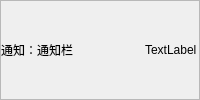
            <widget class="QFrame" name="stackedWidget">
             <property name="sizePolicy">
              <sizepolicy hsizetype="Preferred" vsizetype="Expanding">
               <horstretch>0</horstretch>
               <verstretch>1</verstretch>
              </sizepolicy>
             </property>
             <property name="frameShape">
              <enum>QFrame::StyledPanel</enum>
             </property>
             <property name="frameShadow">
              <enum>QFrame::Raised</enum>
             </property>
             <layout class="QHBoxLayout" name="horizontalLayout_10">
              <property name="spacing">
               <number>0</number>
              </property>
              <property name="leftMargin">
               <number>0</number>
              </property>
              <property name="topMargin">
               <number>0</number>
              </property>
              <property name="rightMargin">
               <number>0</number>
              </property>
              <property name="bottomMargin">
               <number>0</number>
              </property>
              <item>
               <widget class="QPushButton" name="pushButton_10">
                <property name="sizePolicy">
                 <sizepolicy hsizetype="Expanding" vsizetype="Fixed">
                  <horstretch>1</horstretch>
                  <verstretch>0</verstretch>
                 </sizepolicy>
                </property>
                <property name="styleSheet">
                 <string notr="true">QPushButton{
	border:none;
	
	font: 20pt &quot;楷体&quot;;
}</string>
                </property>
                <property name="text">
                 <string>通知：</string>
                </property>
                <property name="icon">
                 <iconset>
                  <normaloff>icon/icon_12af5u4ry7yi/消息栏-警告提醒.png</normaloff>icon/icon_12af5u4ry7yi/消息栏-警告提醒.png</iconset>
                </property>
                <property name="iconSize">
                 <size>
                  <width>30</width>
                  <height>30</height>
                 </size>
                </property>
               </widget>
              </item>
              <item>
               <widget class="QLabel" name="info">
                <property name="sizePolicy">
                 <sizepolicy hsizetype="Expanding" vsizetype="Preferred">
                  <horstretch>4</horstretch>
                  <verstretch>0</verstretch>
                 </sizepolicy>
                </property>
                <property name="styleSheet">
                 <string notr="true">font: 12pt &quot;楷体&quot;;</string>
                </property>
                <property name="text">
                 <string>通知栏</string>
                </property>
               </widget>
              </item>
              <item>
               <widget class="QLabel" name="label_5">
                <property name="sizePolicy">
                 <sizepolicy hsizetype="Expanding" vsizetype="Preferred">
                  <horstretch>2</horstretch>
                  <verstretch>0</verstretch>
                 </sizepolicy>
                </property>
                <property name="styleSheet">
                 <string notr="true">font: 12pt &quot;Arial&quot;;
</string>
                </property>
                <property name="text">
                 <string>TextLabel</string>
                </property>
               </widget>
              </item>
             </layout>
            </widget>
